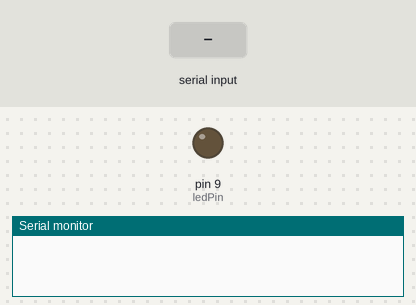
Recording of a sketch running on a simulated Arduino Uno, built with avr-gcc and run on an emulated ATmega328P. Parts: output pins drawn as LEDs (lit = HIGH), the last lines printed to the serial monitor. The inputs (shaded band) are chosen by the test bench.

Above: at 1.2 s.
1.3 s: "led on\n" received over Serial
At 2.5 s:
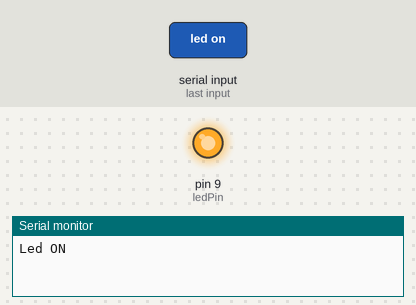
2.8 s: "led,45\n" received over Serial
At 3.9 s:
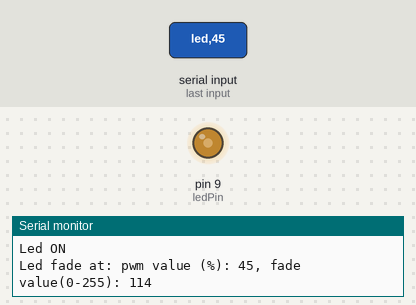
4.3 s: "led on\n" received over Serial
At 5.0 s:
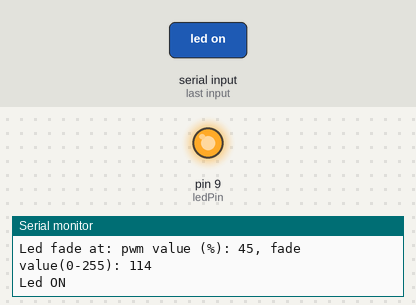
5.8 s: "led fade\n" received over Serial
At 6.3 s:
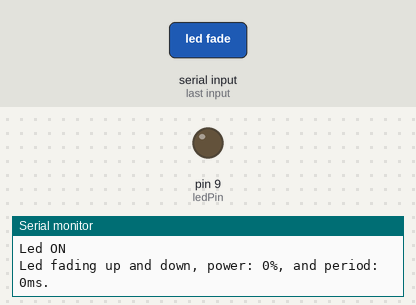
Timing chart, 0 to 8.3 s (numbered marks = the images above; inputs shaded):
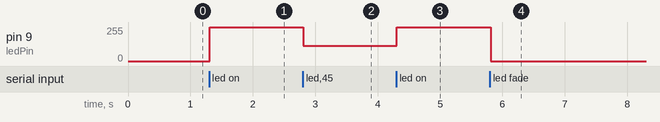

Measured:
- after the input at 1.3 s, pin 9 (ledPin): 0/255 → 255/255 at once
- after the input at 2.8 s, pin 9 (ledPin): 255/255 → 114/255 at once
- after the input at 4.3 s, pin 9 (ledPin): 114/255 → 255/255 at once
- after the input at 5.8 s, pin 9 (ledPin): 255/255 → 0/255 at once

The sketch:

RT00000009.ino
```cpp
const int ledPin =  9;
int ledstate = LOW;

int fadevalue;
int pwm;
int x;
int y;

String palavra;
String a;
String b;

unsigned long time_now = 0;


void setup() {
  pinMode(ledPin, OUTPUT);
  Serial.begin(9600);
}

void loop() {
  while (Serial.available() == 0);
  palavra = Serial.readStringUntil('\n');


  //#############parse da string##############
  if (palavra.startsWith("led fade")) {
    a = palavra.substring(9, 12);
    b = palavra.substring(13);
    x = long(a.toInt()); //% de fade
    y = long(b.toInt()); //periodo

    // condições de erro
    if  (x < 0 || 100 < x) {
      Serial.println("fade value error");
    }
    else if  (y < 0 || 50 < y) {
      Serial.println("time value error");
    }
    else {
      Serial.print("Led fading up and down, power: ");
      Serial.print(x);
      Serial.print("%");
      Serial.print(", and period: ");
      Serial.print(y);
      Serial.println("ms.");


      while (1) {
        time_now = millis(); //fade com função cosseno se mostrou muito mais simples de implementar que uma função linear
        fadevalue = 128 + 127 * cos(2 * PI / y * time_now);
        analogWrite(ledPin, fadevalue);
        //break loop
        if (Serial.available() > 0) {
          a = Serial.readStringUntil('\n');
          if (a == "led on") {
            analogWrite(ledPin, 255);
            Serial.println("Led ON");
            break;
          }
          if (a == "led off") {
            analogWrite(ledPin, 0);
            Serial.println("Led OFF");
            break;
          }
        }
      }
    }
  }

  //##############################RT07######################
  else {
    if (palavra.startsWith("led")) {
      a = palavra.substring(4);
      if (a == "on") {
        ledstate = 255;
        Serial.println("Led ON");
      }
      if (a == "off") {
        ledstate = 0;
        Serial.println("Led OFF");
      }
      if (a == "") {
        Serial.println("input error");
      }
      if ((a != "on") && (a != "off") && (a != "") && (a != "fade")) {
        x = long(a.toInt());
        if (x < 0 || 100 < x) {
          Serial.println("pwm value error");
        }
        else {
          pwm = x;
          fadevalue = map(pwm, 0, 100, 0, 255);
          Serial.print("Led fade at: ");
          Serial.print("pwm value (%): ");
          Serial.print(pwm);
          Serial.print(", fade value(0-255): ");
          Serial.println(fadevalue);
          ledstate = fadevalue;
        }
      }
    }
    else {
      Serial.println("input error");
    }
    analogWrite(ledPin, ledstate);
  }
}
```
